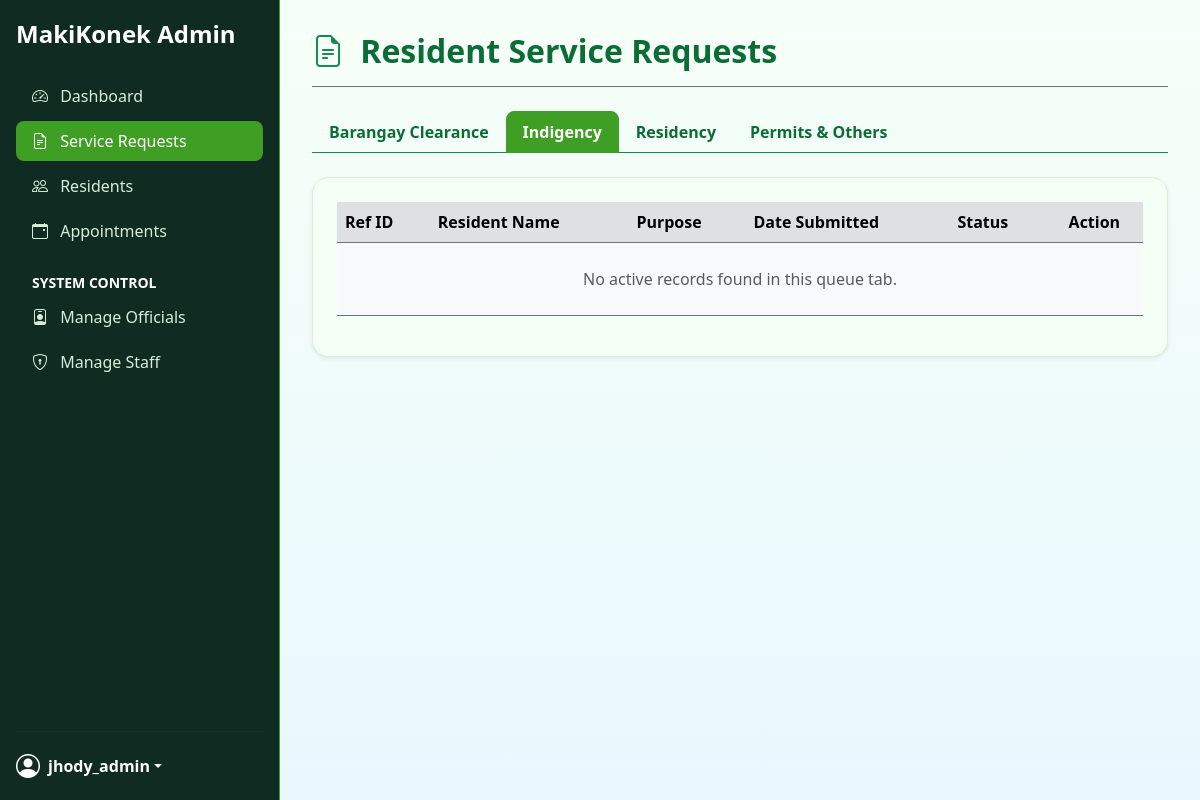
/Web_App/admin/manage_requests.php?tab=Indigency (signed in), run on an earlier commit of the app's database.
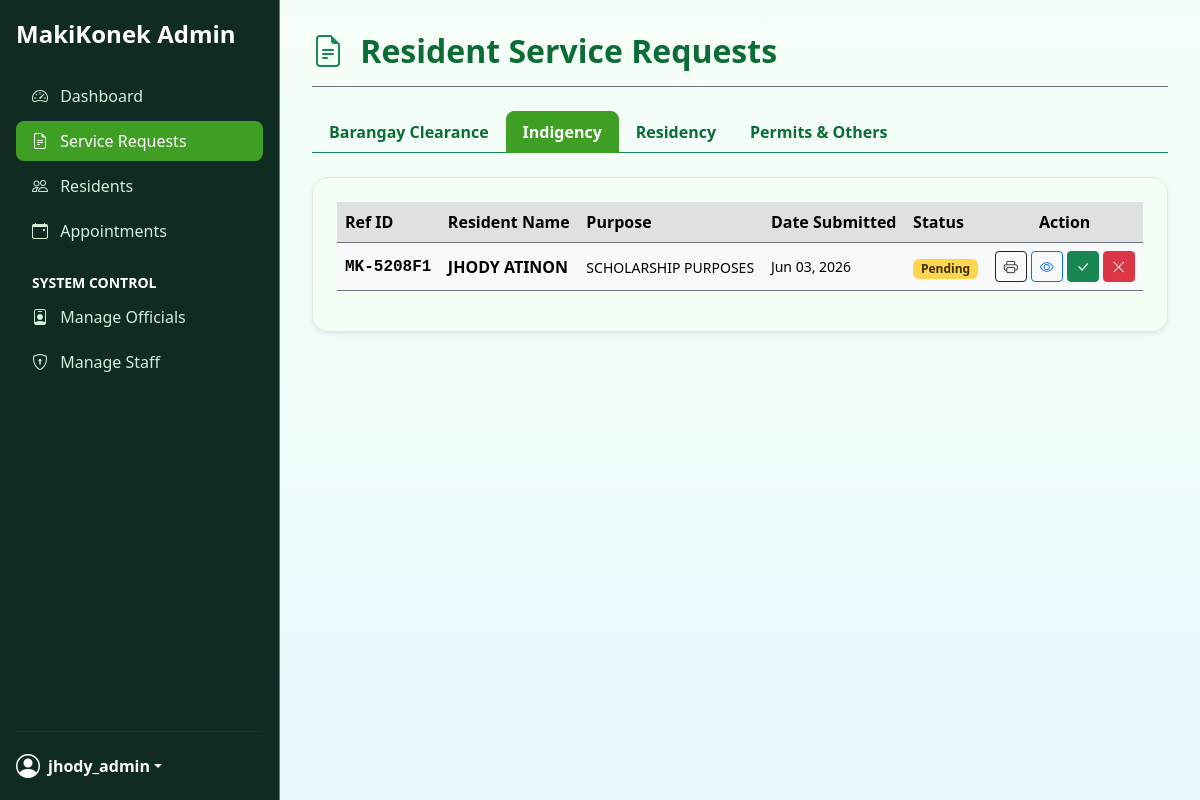
And on a later commit of the database.
### tables this page shows
CREATE TABLE `service_requests` (
  `request_id` int(11) NOT NULL,
  `user_id` int(11) NOT NULL,
  `reference_no` varchar(20) NOT NULL,
  `document_type` varchar(50) NOT NULL,
  `first_name` varchar(50) NOT NULL,
  `middle_name` varchar(50) DEFAULT NULL,
  `last_name` varchar(50) NOT NULL,
  `suffix` varchar(10) DEFAULT NULL,
  `email` varchar(100) NOT NULL,
  `phone` varchar(20) NOT NULL,
  `birth_date` date NOT NULL,
  `gender` varchar(20) NOT NULL,
  `civil_status` varchar(20) NOT NULL,
  `address` text NOT NULL,
  `province` varchar(50) NOT NULL,
  `city` varchar(50) NOT NULL,
  `barangay` varchar(50) NOT NULL,
  `purpose` text NOT NULL,
  `occupation` varchar(50) DEFAULT NULL,
  `document_fee` varchar(20) NOT NULL,
  `id_path` varchar(255) NOT NULL,
  `status` varchar(20) DEFAULT 'Pending',
  `created_at` timestamp NOT NULL DEFAULT current_timestamp()
);

### Web_App/admin/manage_requests.php (the view, shortened to what this page needs)
<?php
require_once __DIR__ . '/../includes/db_connect.php';
$selected_tab = $_GET['tab'] ?? 'Clearance';
$type_map = [
    'Clearance' => 'Barangay Clearance',
    'Indigency' => 'Certificate of Indigency',
    'Residency' => 'Certificate of Residency',
    'Others'    => 'Others'
];
$filter_type = $type_map[$selected_tab] ?? 'Barangay Clearance';
if ($selected_tab === 'Others') {
    $query = "SELECT * FROM service_requests WHERE document_type NOT IN ('Barangay Clearance', 'Certificate of Indigency', 'Certificate of Residency') ORDER BY created_at DESC";
} else {
    $query = "SELECT * FROM service_requests WHERE document_type = ? ORDER BY created_at DESC";
}
$stmt = mysqli_prepare($conn, $query);
if ($selected_tab !== 'Others') {
    mysqli_stmt_bind_param($stmt, "s", $filter_type);
}
mysqli_stmt_execute($stmt);
$result = mysqli_stmt_get_result($stmt);
?>
<!DOCTYPE html>
<html lang="en" data-bs-theme="light">
<head>
    <link href="https://cdn.jsdelivr.net/npm/bootstrap@5.3.0/dist/css/bootstrap.min.css" rel="stylesheet">
    <link rel="stylesheet" href="https://cdn.jsdelivr.net/npm/bootstrap-icons@1.10.5/font/bootstrap-icons.css">
</head>
<body>
    <?php include __DIR__ . '/partials/admin_sidebar.php'; ?>
    <main class="main-content">
        <div class="d-flex justify-content-between align-items-center mb-4 pb-2 border-bottom border-secondary">
            <h2 class="fw-bold page-title"><i class="bi bi-file-earmark-text text-success me-2"></i> Resident Service Requests</h2>
        </div>
        <ul class="nav nav-tabs mb-4 border-bottom border-success">
            <li class="nav-item"><a class="nav-link <?php echo $selected_tab === 'Clearance' ? 'active' : ''; ?>" href="manage_requests.php?tab=Clearance">Barangay Clearance</a></li>
            <li class="nav-item"><a class="nav-link <?php echo $selected_tab === 'Indigency' ? 'active' : ''; ?>" href="manage_requests.php?tab=Indigency">Indigency</a></li>
            <li class="nav-item"><a class="nav-link <?php echo $selected_tab === 'Residency' ? 'active' : ''; ?>" href="manage_requests.php?tab=Residency">Residency</a></li>
            <li class="nav-item"><a class="nav-link <?php echo $selected_tab === 'Others' ? 'active' : ''; ?>" href="manage_requests.php?tab=Others">Permits & Others</a></li>
        </ul>
        <div class="custom-card p-4 shadow-sm">
            <div class="table-responsive">
                <table class="table table-light table-hover align-middle border-secondary">
                    <thead class="table-active">
                        <tr>
                            <th>Ref ID</th>
                            <th>Resident Name</th>
                            <th>Purpose</th>
                            <th>Date Submitted</th>
                            <th>Status</th>
                            <th class="text-center">Action</th>
                        </tr>
                    </thead>
                    <tbody>
                        <?php if (mysqli_num_rows($result) > 0): ?>
                            <?php while ($row = mysqli_fetch_assoc($result)):
                                $status_class = 'badge-pending';
                            ?>
                                <tr>
                                    <td class="fw-bold font-monospace"><?php echo $row['reference_no']; ?></td>
                                    <td class="fw-bold"><?php echo htmlspecialchars($row['first_name'] . ' ' . $row['last_name']); ?></td>
                                    <td><small><?php echo htmlspecialchars($row['purpose']); ?></small></td>
                                    <td class="small"><?php echo date("M d, Y", strtotime($row['created_at'])); ?></td>
                                    <td><span class="badge <?php echo $status_class; ?>"><?php echo $row['status']; ?></span></td>
                                    <td class="text-center">
                                        <div class="d-flex justify-content-center gap-1">
                                            <a href="print_document.php?req_id=<?php echo $row['request_id']; ?>" target="_blank" class="btn btn-sm btn-outline-dark" title="Edit & Print Document">
                                                <i class="bi bi-printer"></i>
                                            </a>
                                            <button class="btn btn-sm btn-outline-primary view-details-trigger"
                                                data-bs-toggle="modal" data-bs-target="#requestDetailsModal"
                                                data-ref="<?php echo $row['reference_no']; ?>"
                                                data-name="<?php echo htmlspecialchars($row['first_name'] . ' ' . $row['last_name']); ?>"
                                                data-doc="<?php echo htmlspecialchars($row['document_type']); ?>"
                                                data-phone="<?php echo htmlspecialchars($row['phone']); ?>"
                                                data-address="<?php echo htmlspecialchars($row['address']); ?>"
                                                data-purpose="<?php echo htmlspecialchars($row['purpose']); ?>"
                                                data-fee="<?php echo htmlspecialchars($row['document_fee']); ?>"
                                                data-idpath="../<?php echo $row['id_path']; ?>">
                                                <i class="bi bi-eye"></i>
                                            </button>
                                            <form action="manage_requests.php?tab=<?php echo $selected_tab; ?>" method="POST" class="d-inline">
                                                <button type="submit" name="update_status" class="btn btn-sm btn-success" title="Approve"><i class="bi bi-check-lg"></i></button>
                                            </form>
                                            <form action="manage_requests.php?tab=<?php echo $selected_tab; ?>" method="POST" class="d-inline">
                                                <button type="submit" name="update_status" class="btn btn-sm btn-danger" title="Reject"><i class="bi bi-x-lg"></i></button>
                                            </form>
                                        </div>
                                    </td>
                                </tr>
                            <?php endwhile; ?>
                        <?php else: ?>
                            <tr>
                                <td colspan="6" class="text-center text-muted py-4">No active records found in this queue tab.</td>
                            </tr>
                        <?php endif; ?>
                    </tbody>
                </table>
            </div>
        </div>
    </main>
</body>
</html>

### Web_App/admin/partials/admin_sidebar.php (shortened to what this page needs)
<?php
$currentPage = basename($_SERVER['PHP_SELF']);
$admin_username = $_SESSION['admin_username'] ?? 'Admin';
$admin_role = $_SESSION['admin_role'] ?? 'Staff';
?>
<nav class="sidebar p-3 d-flex flex-column">
    <a href="dashboard.php" class="d-flex align-items-center mb-4 text-white text-decoration-none">
        <span class="fs-4 fw-bold">MakiKonek Admin</span>
    </a>
    <ul class="nav nav-pills flex-column mb-auto">
        <li class="nav-item">
            <a href="dashboard.php" class="nav-link <?php echo $currentPage === 'dashboard.php' ? 'active' : ''; ?>">
                <i class="bi bi-speedometer2 me-2"></i> Dashboard
            </a>
        </li>
        <li>
            <a href="manage_requests.php" class="nav-link <?php echo $currentPage === 'manage_requests.php' ? 'active' : ''; ?>">
                <i class="bi bi-file-earmark-text me-2"></i> Service Requests
            </a>
        </li>
        <li>
            <a href="manage_residents.php" class="nav-link <?php echo $currentPage === 'manage_residents.php' ? 'active' : ''; ?>">
                <i class="bi bi-people me-2"></i> Residents
            </a>
        </li>
        <li>
            <a href="manage_appointments.php" class="nav-link <?php echo $currentPage === 'manage_appointments.php' ? 'active' : ''; ?>">
                <i class="bi bi-calendar-event me-2"></i> Appointments
            </a>
        </li>
        <?php if ($admin_role === 'Super Admin'): ?>
            <li class="mt-3 mb-1 text-uppercase text-white small fw-bold px-3">System Control</li>
            <li>
                <a href="manage_officials.php" class="nav-link <?php echo $currentPage === 'manage_officials.php' ? 'active' : ''; ?>">
                    <i class="bi bi-person-badge me-2"></i> Manage Officials
                </a>
            </li>
            <li>
                <a href="manage_staff.php" class="nav-link <?php echo $currentPage === 'manage_staff.php' ? 'active' : ''; ?>">
                    <i class="bi bi-shield-lock me-2"></i> Manage Staff
                </a>
            </li>
        <?php endif; ?>
    </ul>
    <hr style="color: #3f9f25;">
    <div class="dropdown">
        <a href="#" class="d-flex align-items-center text-white text-decoration-none dropdown-toggle" data-bs-toggle="dropdown">
            <i class="bi bi-person-circle fs-4 me-2"></i>
            <strong><?php echo htmlspecialchars($admin_username); ?></strong>
        </a>
    </div>
</nav>

### Web_App/admin/manage_requests.php (style rules this page uses)
body { background: linear-gradient(180deg, #f6fff7 0%, #e9f8ff 100%); }
.main-content { margin-left: 280px; min-height: 100vh; padding: 2rem; }
.custom-card { background-color: #f4fff5; border: 1px solid #d8efd5; border-radius: 16px; }
.page-title { color: #0b6d36; }
.nav-tabs .nav-link { color: #0b6d36; font-weight: bold; border-radius: 8px 8px 0 0; }
.nav-tabs .nav-link.active { background-color: #3f9f25; color: white !important; border-color: #3f9f25; }
.badge-pending { background-color: #ffd54f; color: #3c2f00; }

### Web_App/admin/partials/admin_sidebar.php (style rules this page uses)
.sidebar { width: 280px; position: fixed; top: 0; left: 0; height: 100vh; background-color: #102b21; border-right: 1px solid #3f9f25; z-index: 1000; }
.sidebar .nav-link { color: #d7eddc; margin-bottom: 5px; border-radius: 8px; transition: background-color 180ms ease, color 180ms ease; }
.sidebar .nav-link.active { background-color: #3f9f25; color: #ffffff; }
.sidebar .nav-link.active i { color: #ffffff; }
.sidebar hr { border-color: rgba(63, 159, 37, 0.35); }
.sidebar .dropdown-toggle::after { color: #ffffff; }

What changed in the data, as far as the page shows it:
added service_requests: reference_no "MK-5208F1", first_name+last_name "JHODY ATINON", purpose "SCHOLARSHIP PURPOSES", created_at "Jun 03, 2026", status "Pending"
Also different on the page:
text no longer shown: "No active records found in this queue tab."
